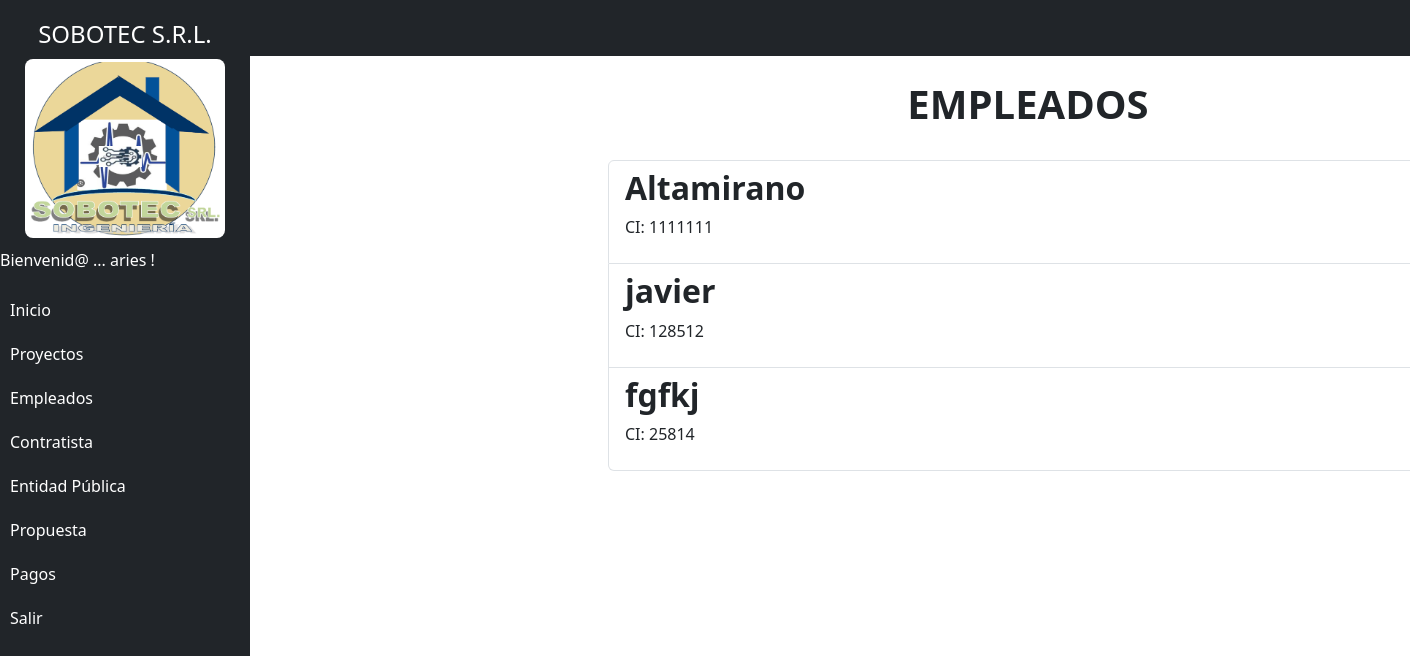
Before: /employees/ (signed in) with the older database file.
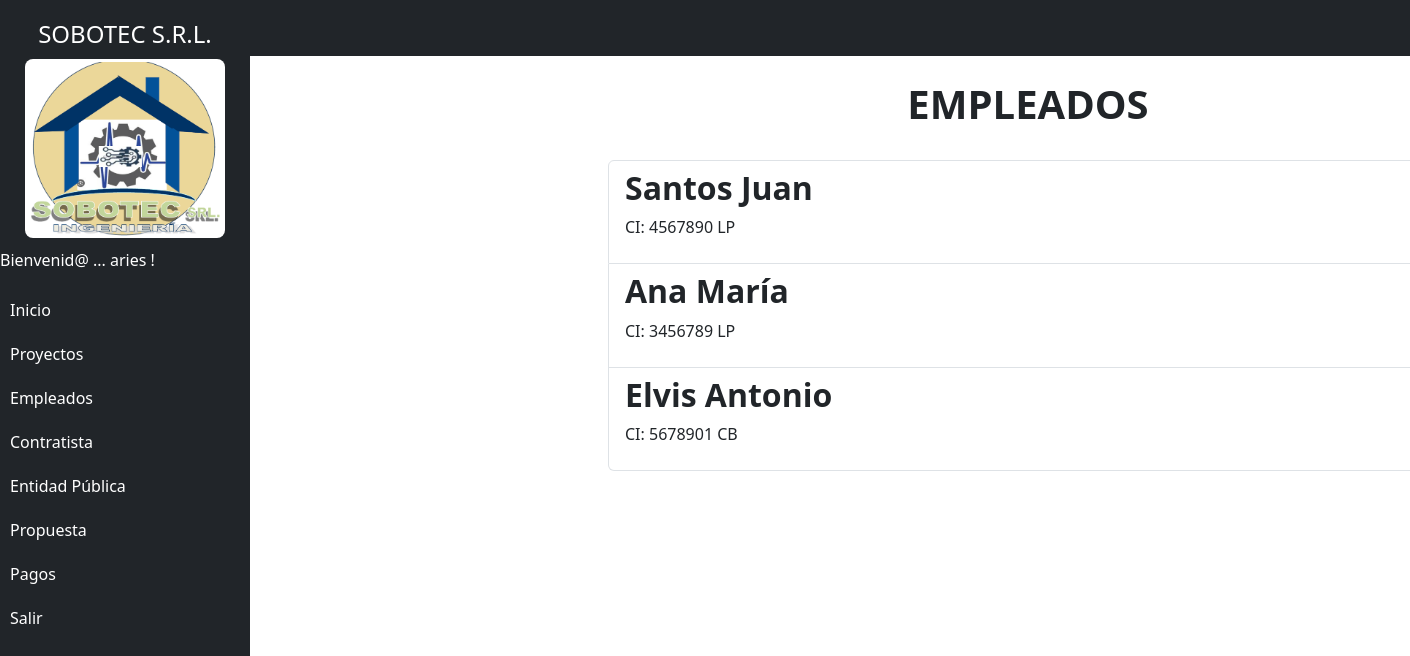
After: the same page with the newer database file.
### projects/models.py (models this page shows, shortened)
class Employee(models.Model):
    user = models.OneToOneField(User, on_delete=models.CASCADE, related_name="employee_profile")  # Relación uno a uno con User
    is_active = models.BooleanField(default=True, verbose_name="Activo")
    POSITION_CHOICES = [
        ('gerente_general', 'Gerente General'),
        ('tecnico', 'Técnico'),
        ('analista', 'Analista'),
        ('desarrollador', 'Desarrollador'),
    ]
    first_name = models.CharField(max_length=100, verbose_name="Nombre")
    last_name_father = models.CharField(max_length=100, verbose_name="Apellido Paterno")
    last_name_mother = models.CharField(max_length=100, blank=True, null=True, verbose_name="Apellido Materno")
    phone_number = models.CharField(max_length=15, blank=True, verbose_name="Numero Celular")
    hire_date = models.DateField(null=True, blank=True, verbose_name="Fecha Contratación")  # No obligatorio
    salary = models.DecimalField(max_digits=10, decimal_places=2, null=True, blank=True, verbose_name="Salario")  # No obligatorio
    position = models.CharField(
        max_length=50,
        choices=POSITION_CHOICES,  # Diccionario de opciones
        default='gerente_general',  # Valor predeterminado
        verbose_name="Cargo"
    )
    ci = models.CharField(max_length=20, unique=True, verbose_name="Carnet de Identidad")
    created =models.DateTimeField(auto_now_add=True)
    class Meta:
        verbose_name = 'Employee'
        verbose_name_plural = 'Employees'

### projects/views.py (the view)
# urls.py: path('employees/', views.employees, name='employees'),
@login_required
def employees(request):
    employees = Employee.objects.all()
    return render(request, 'employees.html', {
        'employees': employees
    })

### projects/templates/employees.html
{% extends 'base.html' %}
{% block content %}
<main class="container">
    <div class="row">
        <div class="col-md-8 offset-md-3">
            <h1 class="text-center display-6 py-4 fw-bold"> EMPLEADOS</h1>
            <ul class="list-group">
                {% for employee in employees %}
                <a class="list-group-item" href="{% url 'employee_detail' employee.id %}">
                    <header class="d-flex justify-content-between">
                        <h2 class="fw-bold">{{employee.first_name}}</h2>
                    </header>
                    <p>CI: {{employee.ci}}</p>
                </a>
                {% endfor %}
            </ul>
        </div>
    </div>
</main>
{% endblock %}

Changed rows visible on the page:
changed Employee: first_name "Altamirano" → "Santos Juan"; ci "1111111" → "4567890 LP"
changed Employee: first_name "javier" → "Ana María"; ci "128512" → "3456789 LP"
changed Employee: first_name "fgfkj" → "Elvis Antonio"; ci "25814" → "5678901 CB"
